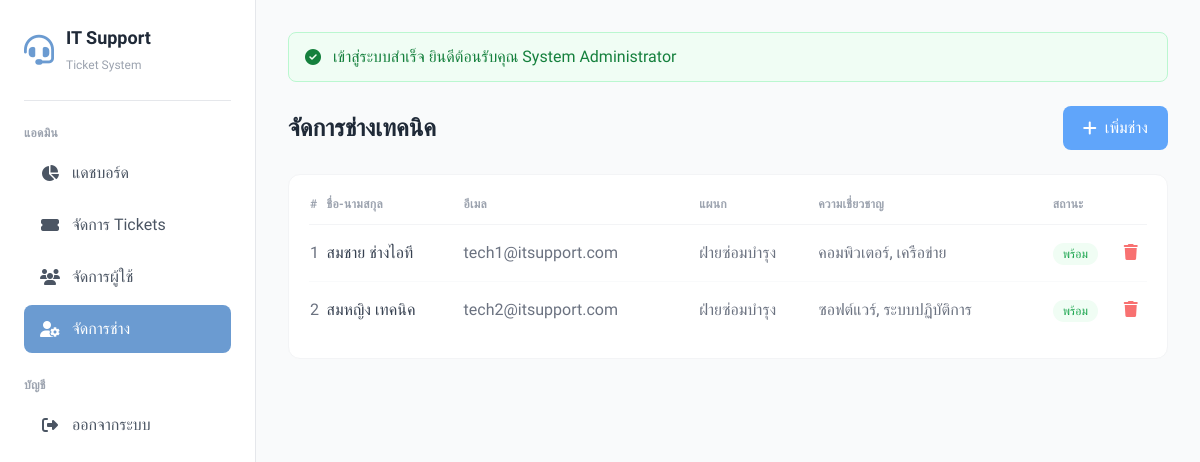
Screenshot of /admin/technicians.php (signed in) with the database file from the repository.
### tables this page shows
CREATE TABLE technicians (
    id INT AUTO_INCREMENT PRIMARY KEY,
    user_id INT NOT NULL,
    department VARCHAR(100),
    specialization VARCHAR(200),
    is_available BOOLEAN DEFAULT TRUE,
    created_at TIMESTAMP DEFAULT CURRENT_TIMESTAMP,
    FOREIGN KEY (user_id) REFERENCES users(id) ON DELETE CASCADE
);

CREATE TABLE users (
    id INT AUTO_INCREMENT PRIMARY KEY,
    username VARCHAR(50) NOT NULL UNIQUE,
    email VARCHAR(100) NOT NULL UNIQUE,
    password VARCHAR(255) NOT NULL,
    full_name VARCHAR(100) NOT NULL,
    phone VARCHAR(20),
    role ENUM('user', 'technician', 'admin') DEFAULT 'user',
    created_at TIMESTAMP DEFAULT CURRENT_TIMESTAMP,
    updated_at TIMESTAMP DEFAULT CURRENT_TIMESTAMP ON UPDATE CURRENT_TIMESTAMP
);

### config/database.php (called while the page is built, shortened)
<?php
function isLoggedIn() {
    return isset($_SESSION['user_id']);
}
function hasRole($role) {
    return isset($_SESSION['role']) && $_SESSION['role'] === $role;
}
function getFlash() {
    if (isset($_SESSION['flash'])) {
        $flash = $_SESSION['flash'];
        return $flash;
    }
    return null;
}
?>

### admin/technicians.php (the view, shortened to what this page needs)
<?php
require_once __DIR__ . '/../config/database.php';
$db = getDB();
$technicians = $db->query("SELECT t.*, u.username, u.full_name, u.email, u.phone FROM technicians t JOIN users u ON t.user_id = u.id ORDER BY u.created_at DESC")->fetchAll();
include __DIR__ . '/../includes/header.php';
?>
<div class="flex flex-wrap justify-between items-center gap-4 mb-6">
    <h1 class="text-2xl font-bold text-gray-800">จัดการช่างเทคนิค</h1>
    <button onclick="openAddModal()" class="bg-blue-400 hover:bg-blue-500 text-white px-5 py-2.5 rounded-lg font-medium transition flex items-center gap-2">
        <i class="fas fa-plus"></i> เพิ่มช่าง
    </button>
</div>
<div class="bg-white rounded-xl border border-gray-100">
    <div class="p-5">
        <?php if (empty($technicians)): ?>
        <div class="text-center py-12 text-gray-400">
            <i class="fas fa-user-cog text-5xl mb-4 opacity-50"></i>
            <h3 class="text-gray-500 font-medium">ไม่มีช่างเทคนิค</h3>
        </div>
        <?php else: ?>
        <div class="overflow-x-auto">
            <table class="w-full">
                <thead>
                    <tr class="text-left text-xs font-semibold text-gray-400 uppercase tracking-wide border-b border-gray-100">
                        <th class="pb-3">#</th>
                        <th class="pb-3">ชื่อ-นามสกุล</th>
                        <th class="pb-3">อีเมล</th>
                        <th class="pb-3">แผนก</th>
                        <th class="pb-3">ความเชี่ยวชาญ</th>
                        <th class="pb-3">สถานะ</th>
                        <th class="pb-3"></th>
                    </tr>
                </thead>
                <tbody class="divide-y divide-gray-50">
                    <?php foreach ($technicians as $tech): ?>
                    <tr class="hover:bg-gray-50 transition">
                        <td class="py-4 text-gray-500"><?= $tech['id'] ?></td>
                        <td class="py-4 font-medium text-gray-700"><?= htmlspecialchars($tech['full_name']) ?></td>
                        <td class="py-4 text-gray-500"><?= htmlspecialchars($tech['email']) ?></td>
                        <td class="py-4 text-gray-500"><?= htmlspecialchars($tech['department'] ?? '-') ?></td>
                        <td class="py-4 text-gray-500"><?= htmlspecialchars($tech['specialization'] ?? '-') ?></td>
                        <td class="py-4">
                            <span class="px-2.5 py-1 rounded-full text-xs font-medium <?= $tech['is_available'] ? 'bg-green-50 text-green-600' : 'bg-gray-100 text-gray-500' ?>">
                                <?= $tech['is_available'] ? 'พร้อม' : 'ไม่ว่าง' ?>
                            </span>
                        </td>
                        <td class="py-4">
                            <a href="?delete=<?= $tech['id'] ?>" onclick="return confirm('ต้องการลบช่างนี้?')" class="text-red-400 hover:text-red-500"><i class="fas fa-trash"></i></a>
                        </td>
                    </tr>
                    <?php endforeach; ?>
                </tbody>
            </table>
        </div>
        <?php endif; ?>
    </div>
</div>
<?php include __DIR__ . '/../includes/footer.php'; ?>

### includes/header.php (shortened to what this page needs)
<?php
require_once __DIR__ . '/../config/database.php';
$currentPage = basename($_SERVER['PHP_SELF'], '.php');
$flash = getFlash();
?>
<!DOCTYPE html>
<html lang="th">
<head>
    <link rel="stylesheet" href="https://cdnjs.cloudflare.com/ajax/libs/font-awesome/6.4.0/css/all.min.css">
    <script src="https://cdn.tailwindcss.com"></script>
</head>
<body class="bg-gray-50 min-h-screen">
    <div class="flex min-h-screen">
        <?php if (isLoggedIn()): ?>
        <aside class="w-64 bg-white border-r border-gray-200 fixed left-0 top-0 bottom-0 overflow-y-auto z-40">
            <div class="p-6">
                <div class="flex items-center gap-3 pb-6 border-b border-gray-200">
                    <i class="fas fa-headset text-3xl text-primary-400"></i>
                    <div>
                        <h2 class="text-lg font-bold text-gray-800">IT Support</h2>
                        <span class="text-xs text-gray-400">Ticket System</span>
                    </div>
                </div>
                <?php if (hasRole('admin')): ?>
                <p class="mt-6 mb-2 text-xs font-semibold text-gray-400 uppercase tracking-wide">แอดมิน</p>
                <nav class="space-y-1">
                    <a href="<?= BASE_URL ?>admin/dashboard.php" class="flex items-center gap-3 px-4 py-3 rounded-lg transition <?= $currentPage === 'dashboard' && strpos($_SERVER['PHP_SELF'], 'admin') ? 'bg-primary-400 text-white' : 'text-gray-600 hover:bg-gray-100' ?>">
                        <i class="fas fa-chart-pie w-5 text-center"></i> แดชบอร์ด
                    </a>
                    <a href="<?= BASE_URL ?>admin/tickets.php" class="flex items-center gap-3 px-4 py-3 rounded-lg transition <?= $currentPage === 'tickets' ? 'bg-primary-400 text-white' : 'text-gray-600 hover:bg-gray-100' ?>">
                        <i class="fas fa-ticket-alt w-5 text-center"></i> จัดการ Tickets
                    </a>
                    <a href="<?= BASE_URL ?>admin/users.php" class="flex items-center gap-3 px-4 py-3 rounded-lg transition <?= $currentPage === 'users' ? 'bg-primary-400 text-white' : 'text-gray-600 hover:bg-gray-100' ?>">
                        <i class="fas fa-users w-5 text-center"></i> จัดการผู้ใช้
                    </a>
                    <a href="<?= BASE_URL ?>admin/technicians.php" class="flex items-center gap-3 px-4 py-3 rounded-lg transition <?= $currentPage === 'technicians' ? 'bg-primary-400 text-white' : 'text-gray-600 hover:bg-gray-100' ?>">
                        <i class="fas fa-user-cog w-5 text-center"></i> จัดการช่าง
                    </a>
                </nav>
                <?php endif; ?>
                <p class="mt-6 mb-2 text-xs font-semibold text-gray-400 uppercase tracking-wide">บัญชี</p>
                <nav class="space-y-1">
                    <a href="<?= BASE_URL ?>auth/logout.php" class="flex items-center gap-3 px-4 py-3 rounded-lg text-gray-600 hover:bg-red-50 hover:text-red-500 transition">
                        <i class="fas fa-sign-out-alt w-5 text-center"></i> ออกจากระบบ
                    </a>
                </nav>
            </div>
        </aside>
        <?php endif; ?>
        <main class="flex-1 p-8 <?= isLoggedIn() ? 'ml-64' : '' ?>">
            <?php if ($flash): ?>
            <div class="mb-6 px-4 py-3 rounded-lg flex items-center gap-3 <?= $flash['type'] === 'success' ? 'bg-green-50 text-green-700 border border-green-200' : 'bg-red-50 text-red-700 border border-red-200' ?>">
                <i class="fas fa-<?= $flash['type'] === 'success' ? 'check-circle' : 'exclamation-circle' ?>"></i>
                <?= htmlspecialchars($flash['message']) ?>
            </div>
            <?php endif; ?>

### includes/footer.php (shortened to what this page needs)
        </main>
    </div>
</body>
</html>

### includes/header.php (style rules this page uses)
body { font-family: 'Sarabun', sans-serif; }

### rows the page displays
technicians: id "1", user.full_name "สมชาย ช่างไอที", user.email "tech1@itsupport.com", department "ฝ่ายซ่อมบำรุง", specialization "คอมพิวเตอร์, เครือข่าย", is_available "พร้อม"
technicians: id "2", user.full_name "สมหญิง เทคนิค", user.email "tech2@itsupport.com", department "ฝ่ายซ่อมบำรุง", specialization "ซอฟต์แวร์, ระบบปฏิบัติการ", is_available "พร้อม"

### other values shown
$flash['message'] "เข้าสู่ระบบสำเร็จ ยินดีต้อนรับคุณ System Administrator"
